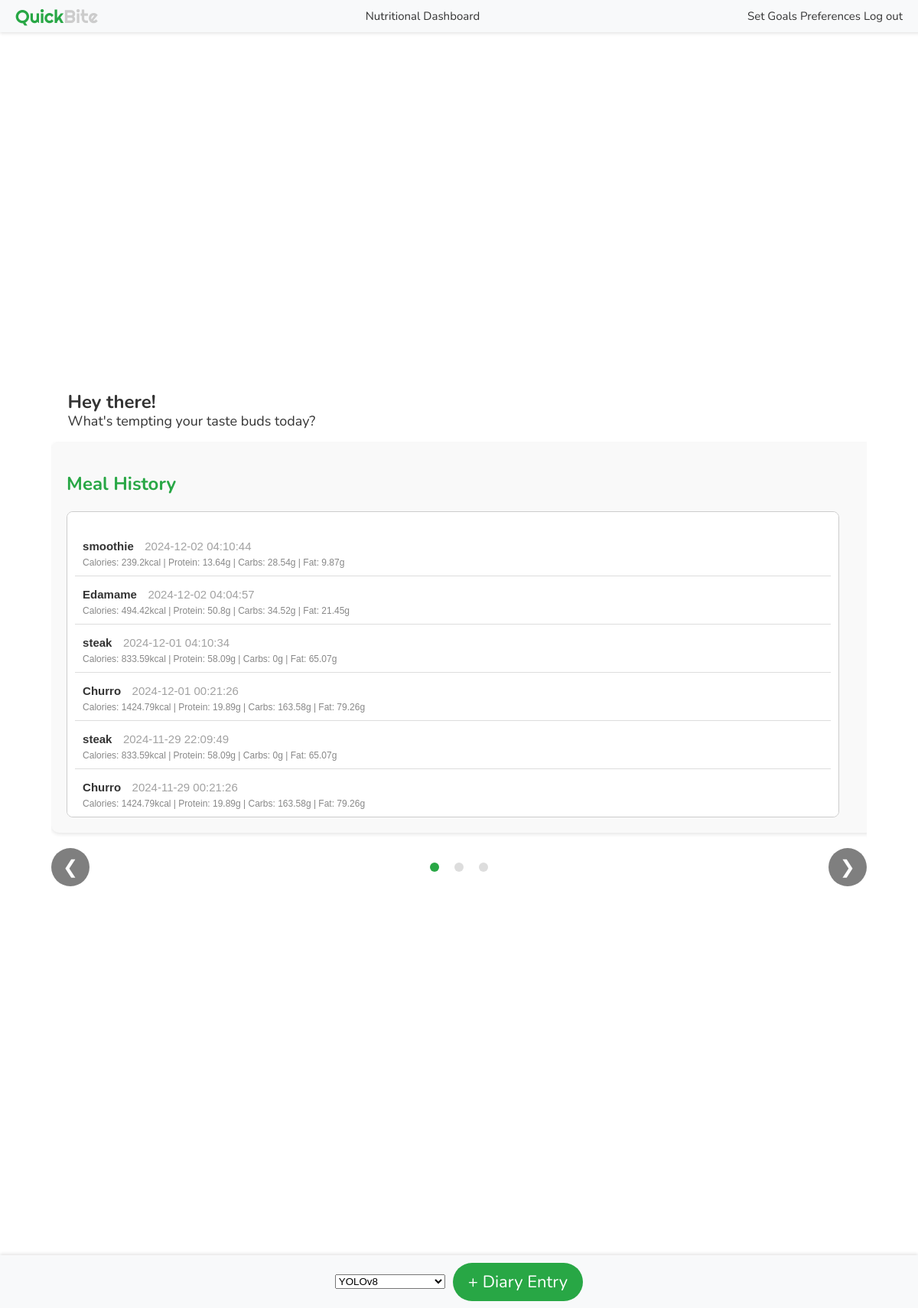
The page /dashboard (signed in) on the database its author committed.
### tables this page shows
CREATE TABLE diary_meal_entries (
    id INTEGER PRIMARY KEY AUTOINCREMENT,
    user_id INTEGER NOT NULL,           -- Foreign key to reference users table
    meal_name TEXT NOT NULL,   
    SUGAR_added_g INTEGER,
    CA_mg INTEGER,
    CHOCDF_net_g INTEGER,
    CHOCDF_g INTEGER,
    CHOLE_mg INTEGER,
    ENERC_KCAL_kcal INTEGER,
    FAMS_g INTEGER,
    FAPU_g INTEGER,
    FASAT_g INTEGER,
    FATRN_g INTEGER,
    FIBTG_g INTEGER,
    FOLDFE_microg INTEGER,
    FOLFD_microg INTEGER,
    FOLAC_microg INTEGER,
    FE_mg INTEGER,
    MG_mg INTEGER,
    NIA_mg INTEGER,
    P_mg INTEGER,
    K_mg INTEGER,
    PROCNT_g INTEGER,
    RIBF_mg INTEGER,
    NA_mg INTEGER,
    SUGAR_ALCOHOL_g INTEGER,
    SUGAR_g INTEGER,
    THIA_mg INTEGER,
    FAT_g INTEGER,
    VITA_RAE_microg INTEGER,
    VITB12_microg INTEGER,
    VITB6A_mg INTEGER,
    VITC_mg INTEGER,
    VITD_microg INTEGER,
    TOCPHA_mg INTEGER,
    VITK_microg INTEGER,
    WATER_g INTEGER,
    ZN_mg INTEGER,
    timestamp TEXT NOT NULL              -- Timestamp when the meal was logged
, path_to_image TEXT, serving_count integer);

### app.py (the view)
@app.route("/dashboard")
@login_required
def dashboard():
    db = get_db()
    cursor = db.cursor()
    cursor.execute(
        """SELECT *, ENERC_KCAL_kcal as calories,
                   PROCNT_g as protein, CHOCDF_g as carbs, FAT_g as fat, timestamp FROM diary_meal_entries
                   WHERE user_id = ? ORDER BY datetime(timestamp) DESC""",
        (current_user.id,),
    )
    meals = cursor.fetchall()
    seven_days_ago = datetime.now() - timedelta(days=7)
    cursor.execute(
        """
        SELECT strftime('%Y-%m-%d', timestamp) AS day,
               SUM(ENERC_KCAL_kcal) AS calories,
               SUM(PROCNT_g) as protein,
               SUM(CHOCDF_g) as carbs,
               SUM(FAT_g) as fat
        FROM diary_meal_entries
        WHERE user_id = ? AND timestamp >= ?
        GROUP BY day
        ORDER BY day DESC
    """,
        (current_user.id, seven_days_ago),
    )
    meals_last_7_days = cursor.fetchall()
    cursor.execute(
        """
        WITH current_user_diary_meal_entries AS (
        SELECT * FROM diary_meal_entries
        WHERE user_id = ? AND DATE(timestamp) = DATE()
        )
        , current_user_table as (
        SELECT * FROM users
        WHERE id = ?
        )
        , today_nutrients AS (
        SELECT
        'Calories' AS nutrients,
        SUM(ENERC_KCAL_kcal) AS daily_calories
        FROM current_user_diary_meal_entries
        GROUP BY 1
        UNION
        SELECT
        'Proteins' AS nutrients,
        SUM(PROCNT_g)*4/SUM(ENERC_KCAL_kcal)*100 as daily_protein_pct
        FROM current_user_diary_meal_entries
        GROUP BY 1
        UNION
        SELECT
        'Carbs' AS nutrients,
        SUM(CHOCDF_g)*4/SUM(ENERC_KCAL_kcal)*100 as daily_carbs_pct
        FROM current_user_diary_meal_entries
        GROUP BY 1
        UNION
        SELECT
        'Fats' AS nutrients,
        SUM(FAT_g)*9/SUM(ENERC_KCAL_kcal)*100 as daily_fat_pct
        FROM current_user_diary_meal_entries
        GROUP BY 1
        )
        , daily_goals as (
        SELECT KEY AS nutrients, value AS set_goals
        FROM current_user_table, json_each(goals)
        )
        SELECT b.nutrients,
        ROUND(COALESCE(a.daily_calories,0),2) AS daily_calories,
        CAST(b.set_goals AS INTEGER) AS set_goals,
        ROUND(COALESCE(a.daily_calories,0)/NULLIF(CAST(b.set_goals AS INTEGER),0)*100,2) AS pct_of_goal
        FROM daily_goals b
        LEFT JOIN today_nutrients a ON
            a.nutrients = b.nutrients
    """,
        (
            current_user.id,
            current_user.id,
        ),
    )
    goals = cursor.fetchall()
    db.close()
    return render_template(
        "dashboard.html",
        user=current_user,
        meals=meals,
        user_id=current_user.id,
        meals_last_7_days=json.dumps(meals_last_7_days),
        goals=json.dumps(goals),
    )

### app.py (called while the page is built)
def get_db():
    if "db" not in g:
        g.db = sqlite3.connect("database.db")
    return g.db

@login_manager.user_loader
def load_user(user_id):
    db = get_db()
    cursor = db.cursor()
    cursor.execute("SELECT * FROM users WHERE id = ?", (user_id,))
    user_data = cursor.fetchone()
    if user_data:
        return User(*user_data)
    return None

### templates/dashboard.html (shortened to what this page needs)
<!DOCTYPE html>
<html lang="en">
<head>
    <link rel="stylesheet" href="{{ url_for('static', filename='css/style.css') }}">
</head>
<body class="no-background">
    <div class="header-bar">
        <div class="left" id="title-refresh">
            <span style="color: #28a745;">Quick</span><span style="color: #cccccc;">Bite</span>
        </div>
        <div class="center">Nutritional Dashboard</div>
        <div class="right">
            <a href="{{ url_for('goals') }}" style="text-decoration: none; color: inherit;"> Set Goals</a>
            <a href="{{ url_for('preferences') }}" style="text-decoration: none; color: inherit;">Preferences</a>
            <a href="{{ url_for('logout') }}" style="text-decoration: none; color: inherit;">Log out</a>
        </div>
    </div>
    <div class="grid-layout">
        <p class="greeting-text">
            <span class="greeting-main">Hey there!</span><span class="greeting-sub">What's tempting your taste buds
                today?</span>
        </p>
        <div class="carousel-container">
            <div class="carousel">
                <div class="carousel-item">
                    <h2>Meal History</h2>
                    <div class="meal-list">
                        <ul>
                            {% for meal in meals %}
                            <li data-meal-id="{{ meal[0] }}">
                                <span class="meal-name">{{ meal[2] }}</span>
                                <span class="meal-time">{{ meal[-1] }}</span><br>
                                <span class="meal-info">
                                    Calories: {{ meal[8] }}kcal | Protein: {{ meal[22] }}g | Carbs: {{ meal[6] }}g |
                                    Fat: {{ meal[28] }}g
                                </span>
                            </li>
                            {% else %}
                            <li>No meals recorded yet.</li>
                            {% endfor %}
                        </ul>
                    </div>
                </div>
            </div>
            <div class="carousel-controls">
                <button class="carousel-prev" onclick="prevSlide()">&#10094;</button>
                <div class="carousel-indicators">
                    <span class="indicator active" onclick="showSlide(0)"></span>
                    <span class="indicator" onclick="showSlide(1)"></span>
                    <span class="indicator" onclick="showSlide(2)"></span>
                </div>
                <button class="carousel-next" onclick="nextSlide()">&#10095;</button>
            </div>
        </div>
    </div>
    <div class="bottom-bar">
        <form id="uploadForm" action="/upload" method="POST" enctype="multipart/form-data">
            <select id="model-select" name="model">
                <option value="yolov8">YOLOv8</option>
            </select>
        </form>
        <button class="add-diary-button" onclick="triggerFileUpload()">+ Diary Entry</button>
    </div>
</body>
</html>

### static/css/style.css (style rules this page uses)
body { font-family: 'Nunito', sans-serif; background-size: cover; background-position: center; animation: fadeBackground 30s infinite; color: #333; margin: 0; padding: 0; display: flex; justify-content: center; align-items: center; height: 100vh; animation-timing-function:cubic-bezier(0.895, 0.03, 0.685, 0.22) }
h2 { color: #333; font: 24px 'Righteous'; color: #28a745; margin-bottom: 20px; }
p { font-family: 'nunito', sans-serif; color: #a2a2a2; }
button { width: 100%; padding: 10px; background-color: #888888; color: white; border: none; border-radius: 4px; cursor: pointer; margin: 10px 0; }
a { color: #888888; text-decoration: none; }
.meal-list { background-color: #fff; height: auto; overflow-y: auto; border: 1px solid #ccc; padding: 10px; border-radius: 8px; max-width: 32%; min-height: 400px; box-sizing: border-box; }
.meal-list ul { padding: 0; list-style-type: none; }
.meal-list li { padding: 10px; margin: 5px 0; border-bottom: 1px solid #ddd; }
.no-background { background: none !important; }
.header-bar { position: fixed; top: 0; left: 0; width: 100%; height: 42px; background-color: #f8f9fa; display: flex; justify-content: space-between; align-items: center; padding: 0 20px; box-shadow: 0 2px 4px rgba(0, 0, 0, 0.1); z-index: 1000; }
.header-bar .left { font-family: 'Righteous', sans-serif; font-size: 24px; }
.header-bar .center { font-family: 'nunito', sans-serif; font-size: 15px; text-align: center; flex: 1; }
.header-bar .right { font-family: 'nunito', sans-serif; font-size: 15px; text-align: right; padding-right: 40px; }
.bottom-bar { position: fixed; bottom: 0; left: 0; width: 100%; height: 69px; background-color: #f8f9fa; display: flex; justify-content: center; align-items: center; gap: 10px; box-shadow: 0 -2px 4px rgba(0, 0, 0, 0.1); z-index: 1000; }
.add-diary-button { background-color: #28a745; border: none; padding: 10px 20px; font-size: 22px; border-radius: 69px; width: auto; font-family: 'nunito', sans-serif; cursor: pointer; }
.meal-name { font-weight: bold; font-size: 15px; }
.meal-time { color: #a2a2a2; font-size: 15px; margin-left: 10px; }
.meal-info { color: #888888; font-size: 12px; display: block; margin-top: 5px; }
.greeting-text { display: block; font-family: 'Nunito', sans-serif; font-size: 18px; text-align: left; color: #333; padding-left: 2%; }
.greeting-main { font-size: 24px; font-weight: bold; display: block; }
.grid-layout { display: grid; grid-template-columns: 1fr; grid-template-rows: auto auto; padding: 20px; max-width: 1400px; margin: 0 auto; }
.greeting-sub { font-size: 18px; display: block; line-height: 1; }
.carousel-container { position: relative; max-width: 1200px; margin: 0 auto; overflow: hidden; padding-bottom: 50px; }
.carousel-container { position: relative; margin: 0 auto; overflow: hidden; }
.carousel { display: flex; transition: transform 0.5s ease-in-out; width: 300%; }
.carousel-item { min-width: 100%; box-sizing: border-box; padding: 20px; background-color: #f9f9f9; border-radius: 10px; box-shadow: 0 2px 5px rgba(0, 0, 0, 0.1); }
.carousel-controls { display: flex; justify-content: space-between; align-items: center; margin-top: 10px; width: 100%; }
.carousel-prev, .carousel-next { background-color: rgba(0, 0, 0, 0.5); color: white; border: none; padding: 10px; cursor: pointer; font-size: 24px; border-radius: 50%; width: 50px; height: 50px; transition: background-color 0.3s ease; display: flex; justify-content: center; align-items: center; }
.carousel-indicators { position: absolute; left: 50%; transform: translateX(-50%); display: flex; justify-content: center; align-items: center; gap: 10px; }
.indicator { display: inline-block; width: 12px; height: 12px; margin: 0 5px; background-color: #ddd; border-radius: 50%; cursor: pointer; }
.indicator.active { background-color: #28a745; }
.carousel-item h2 { font-family: 'Nunito', sans-serif; font-weight: 700; font-size: 24px; color: #28a745; margin-bottom: 20px; }
#title-refresh { cursor: pointer; }

### templates/dashboard.html (style rules this page uses)
body { font-family: Arial, sans-serif; }
.meal-list { height: 300px; overflow-y: scroll; }

### rows shown on the page
diary_meal_entries: meal_name "smoothie", timestamp "2024-12-02 04:10:44", ENERC_KCAL_kcal "239.2", PROCNT_g "13.64", CHOCDF_g "28.54", FAT_g "9.87"
diary_meal_entries: meal_name "Edamame", timestamp "2024-12-02 04:04:57", ENERC_KCAL_kcal "494.42", PROCNT_g "50.8", CHOCDF_g "34.52", FAT_g "21.45"
diary_meal_entries: meal_name "steak", timestamp "2024-12-01 04:10:34", ENERC_KCAL_kcal "833.59", PROCNT_g "58.09", CHOCDF_g "0", FAT_g "65.07"
diary_meal_entries: meal_name "Churro", timestamp "2024-12-01 00:21:26", ENERC_KCAL_kcal "1424.79", PROCNT_g "19.89", CHOCDF_g "163.58", FAT_g "79.26"
diary_meal_entries: meal_name "steak", timestamp "2024-11-29 22:09:49", ENERC_KCAL_kcal "833.59", PROCNT_g "58.09", CHOCDF_g "0", FAT_g "65.07"
diary_meal_entries: meal_name "Churro", timestamp "2024-11-29 00:21:26", ENERC_KCAL_kcal "1424.79", PROCNT_g "19.89", CHOCDF_g "163.58", FAT_g "79.26"
